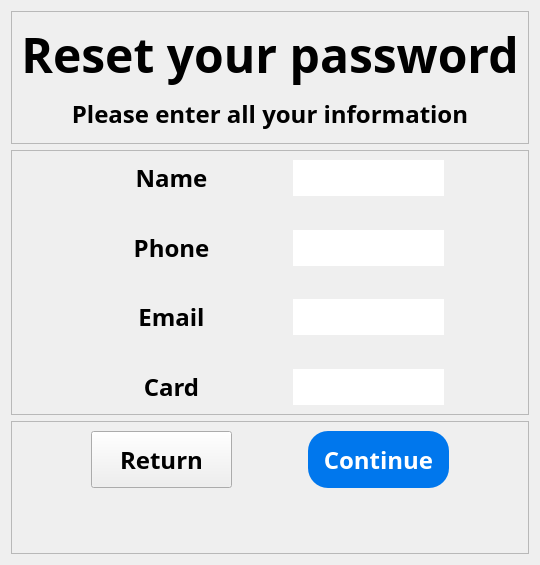
           <widget class="QWidget" name="page">
            <layout class="QVBoxLayout" name="verticalLayout_46" stretch="1,2,1">
             <item>
              <widget class="QFrame" name="frame_77">
               <property name="frameShape">
                <enum>QFrame::StyledPanel</enum>
               </property>
               <property name="frameShadow">
                <enum>QFrame::Raised</enum>
               </property>
               <layout class="QGridLayout" name="gridLayout_161">
                <item row="0" column="0">
                 <layout class="QGridLayout" name="gridLayout_160">
                  <item row="1" column="0">
                   <widget class="QLabel" name="label_8">
                    <property name="font">
                     <font>
                      <family>Bahnschrift SemiBold</family>
                      <pointsize>18</pointsize>
                      <weight>75</weight>
                      <bold>true</bold>
                     </font>
                    </property>
                    <property name="text">
                     <string>Please enter all your information</string>
                    </property>
                    <property name="alignment">
                     <set>Qt::AlignCenter</set>
                    </property>
                   </widget>
                  </item>
                  <item row="0" column="0">
                   <widget class="QLabel" name="label_21">
                    <property name="font">
                     <font>
                      <family>Bahnschrift SemiBold</family>
                      <pointsize>36</pointsize>
                      <weight>75</weight>
                      <bold>true</bold>
                     </font>
                    </property>
                    <property name="text">
                     <string>Reset your password</string>
                    </property>
                    <property name="alignment">
                     <set>Qt::AlignCenter</set>
                    </property>
                   </widget>
                  </item>
                 </layout>
                </item>
               </layout>
              </widget>
             </item>
             <item>
              <widget class="QFrame" name="frame_76">
               <property name="frameShape">
                <enum>QFrame::StyledPanel</enum>
               </property>
               <property name="frameShadow">
                <enum>QFrame::Raised</enum>
               </property>
               <layout class="QGridLayout" name="gridLayout_159">
                <item row="0" column="0">
                 <layout class="QGridLayout" name="gridLayout_158" columnstretch="2,4,0,4,2">
                  <item row="4" column="1">
                   <widget class="QLabel" name="label_72">
                    <property name="font">
                     <font>
                      <family>Bahnschrift SemiBold</family>
                      <pointsize>18</pointsize>
                      <weight>75</weight>
                      <bold>true</bold>
                     </font>
                    </property>
                    <property name="text">
                     <string>Email</string>
                    </property>
                    <property name="alignment">
                     <set>Qt::AlignCenter</set>
                    </property>
                   </widget>
                  </item>
                  <item row="6" column="1">
                   <widget class="QLabel" name="label_73">
                    <property name="font">
                     <font>
                      <family>Bahnschrift SemiBold</family>
                      <pointsize>18</pointsize>
                      <weight>75</weight>
                      <bold>true</bold>
                     </font>
                    </property>
                    <property name="text">
                     <string>Card</string>
                    </property>
                    <property name="alignment">
                     <set>Qt::AlignCenter</set>
                    </property>
                   </widget>
                  </item>
                  <item row="0" column="4">
                   <spacer name="horizontalSpacer_125">
                    <property name="orientation">
                     <enum>Qt::Horizontal</enum>
                    </property>
                    <property name="sizeHint" stdset="0">
                     <size>
                      <width>40</width>
                      <height>20</height>
                     </size>
                    </property>
                   </spacer>
                  </item>
                  <item row="0" column="3">
                   <widget class="QLineEdit" name="lineEdit">
                    <property name="sizePolicy">
                     <sizepolicy hsizetype="Expanding" vsizetype="Expanding">
                      <horstretch>0</horstretch>
                      <verstretch>0</verstretch>
                     </sizepolicy>
                    </property>
                    <property name="font">
                     <font>
                      <family>Bahnschrift SemiBold</family>
                      <pointsize>18</pointsize>
                      <weight>75</weight>
                      <bold>true</bold>
                     </font>
                    </property>
                    <property name="styleSheet">
                     <string notr="true">QLineEdit{border-radius:20px;}</string>
                    </property>
                    <property name="clearButtonEnabled">
                     <bool>true</bool>
                    </property>
                   </widget>
                  </item>
                  <item row="6" column="3">
                   <widget class="QLineEdit" name="lineEdit_4">
                    <property name="sizePolicy">
                     <sizepolicy hsizetype="Expanding" vsizetype="Expanding">
                      <horstretch>0</horstretch>
                      <verstretch>0</verstretch>
                     </sizepolicy>
                    </property>
                    <property name="font">
                     <font>
                      <family>Bahnschrift SemiBold</family>
                      <pointsize>18</pointsize>
                      <weight>75</weight>
                      <bold>true</bold>
                     </font>
                    </property>
                    <property name="styleSheet">
                     <string notr="true">QLineEdit{border-radius:20px;}</string>
                    </property>
                    <property name="clearButtonEnabled">
                     <bool>true</bool>
                    </property>
                   </widget>
                  </item>
                  <item row="0" column="0">
                   <spacer name="horizontalSpacer_123">
                    <property name="orientation">
                     <enum>Qt::Horizontal</enum>
                    </property>
                    <property name="sizeHint" stdset="0">
                     <size>
                      <width>40</width>
                      <height>20</height>
                     </size>
                    </property>
                   </spacer>
                  </item>
                  <item row="0" column="2">
                   <spacer name="horizontalSpacer_124">
                    <property name="orientation">
                     <enum>Qt::Horizontal</enum>
                    </property>
                    <property name="sizeHint" stdset="0">
                     <size>
                      <width>40</width>
                      <height>20</height>
                     </size>
                    </property>
                   </spacer>
                  </item>
                  <item row="3" column="1">
                   <spacer name="verticalSpacer_67">
                    <property name="orientation">
                     <enum>Qt::Vertical</enum>
                    </property>
                    <property name="sizeHint" stdset="0">
                     <size>
                      <width>20</width>
                      <height>40</height>
                     </size>
                    </property>
                   </spacer>
                  </item>
                  <item row="2" column="3">
                   <widget class="QLineEdit" name="lineEdit_2">
                    <property name="sizePolicy">
                     <sizepolicy hsizetype="Expanding" vsizetype="Expanding">
                      <horstretch>0</horstretch>
                      <verstretch>0</verstretch>
                     </sizepolicy>
                    </property>
                    <property name="font">
                     <font>
                      <family>Bahnschrift SemiBold</family>
                      <pointsize>18</pointsize>
                      <weight>75</weight>
                      <bold>true</bold>
                     </font>
                    </property>
                    <property name="styleSheet">
                     <string notr="true">QLineEdit{border-radius:20px;}</string>
                    </property>
                    <property name="clearButtonEnabled">
                     <bool>true</bool>
                    </property>
                   </widget>
                  </item>
                  <item row="0" column="1">
                   <widget class="QLabel" name="label_70">
                    <property name="font">
                     <font>
                      <family>Bahnschrift SemiBold</family>
                      <pointsize>18</pointsize>
                      <weight>75</weight>
                      <bold>true</bold>
                     </font>
                    </property>
                    <property name="text">
                     <string>Name</string>
                    </property>
                    <property name="alignment">
                     <set>Qt::AlignCenter</set>
                    </property>
                   </widget>
                  </item>
                  <item row="4" column="3">
                   <widget class="QLineEdit" name="lineEdit_3">
                    <property name="sizePolicy">
                     <sizepolicy hsizetype="Expanding" vsizetype="Expanding">
                      <horstretch>0</horstretch>
                      <verstretch>0</verstretch>
                     </sizepolicy>
                    </property>
                    <property name="font">
                     <font>
                      <family>Bahnschrift SemiBold</family>
                      <pointsize>18</pointsize>
                      <weight>75</weight>
                      <bold>true</bold>
                     </font>
                    </property>
                    <property name="styleSheet">
                     <string notr="true">QLineEdit{border-radius:20px;}</string>
                    </property>
                    <property name="clearButtonEnabled">
                     <bool>true</bool>
                    </property>
                   </widget>
                  </item>
                  <item row="1" column="1">
                   <spacer name="verticalSpacer_66">
                    <property name="orientation">
                     <enum>Qt::Vertical</enum>
                    </property>
                    <property name="sizeHint" stdset="0">
                     <size>
                      <width>20</width>
                      <height>40</height>
                     </size>
                    </property>
                   </spacer>
                  </item>
                  <item row="2" column="1">
                   <widget class="QLabel" name="label_71">
                    <property name="font">
                     <font>
                      <family>Bahnschrift SemiBold</family>
                      <pointsize>18</pointsize>
                      <weight>75</weight>
                      <bold>true</bold>
                     </font>
                    </property>
                    <property name="text">
                     <string>Phone</string>
                    </property>
                    <property name="alignment">
                     <set>Qt::AlignCenter</set>
                    </property>
                   </widget>
                  </item>
                  <item row="5" column="1">
                   <spacer name="verticalSpacer_68">
                    <property name="orientation">
                     <enum>Qt::Vertical</enum>
                    </property>
                    <property name="sizeHint" stdset="0">
                     <size>
                      <width>20</width>
                      <height>40</height>
                     </size>
                    </property>
                   </spacer>
                  </item>
                 </layout>
                </item>
               </layout>
              </widget>
             </item>
             <item>
              <widget class="QFrame" name="frame_75">
               <property name="frameShape">
                <enum>QFrame::StyledPanel</enum>
               </property>
               <property name="frameShadow">
                <enum>QFrame::Raised</enum>
               </property>
               <layout class="QGridLayout" name="gridLayout_157">
                <item row="0" column="0">
                 <layout class="QGridLayout" name="gridLayout_156" columnstretch="2,4,2,4,2">
                  <item row="0" column="2">
                   <spacer name="horizontalSpacer_127">
                    <property name="orientation">
                     <enum>Qt::Horizontal</enum>
                    </property>
                    <property name="sizeHint" stdset="0">
                     <size>
                      <width>40</width>
                      <height>20</height>
                     </size>
                    </property>
                   </spacer>
                  </item>
                  <item row="0" column="3">
                   <widget class="QPushButton" name="pushButton_4">
                    <property name="sizePolicy">
                     <sizepolicy hsizetype="Minimum" vsizetype="Expanding">
                      <horstretch>0</horstretch>
                      <verstretch>0</verstretch>
                     </sizepolicy>
                    </property>
                    <property name="font">
                     <font>
                      <family>Bahnschrift SemiBold</family>
                      <pointsize>18</pointsize>
                      <weight>75</weight>
                      <bold>true</bold>
                     </font>
                    </property>
                    <property name="styleSheet">
                     <string notr="true">QPushButton{background-color: rgb(0, 119, 237); border-radius:20px; color:rgb(255,255,255);}</string>
                    </property>
                    <property name="text">
                     <string>Continue</string>
                    </property>
                   </widget>
                  </item>
                  <item row="0" column="4">
                   <spacer name="horizontalSpacer_128">
                    <property name="orientation">
                     <enum>Qt::Horizontal</enum>
                    </property>
                    <property name="sizeHint" stdset="0">
                     <size>
                      <width>40</width>
                      <height>20</height>
                     </size>
                    </property>
                   </spacer>
                  </item>
                  <item row="0" column="1">
                   <widget class="QPushButton" name="pushButton_3">
                    <property name="sizePolicy">
                     <sizepolicy hsizetype="Minimum" vsizetype="Expanding">
                      <horstretch>0</horstretch>
                      <verstretch>0</verstretch>
                     </sizepolicy>
                    </property>
                    <property name="font">
                     <font>
                      <family>Bahnschrift SemiBold</family>
                      <pointsize>18</pointsize>
                      <weight>75</weight>
                      <bold>true</bold>
                     </font>
                    </property>
                    <property name="text">
                     <string>Return</string>
                    </property>
                   </widget>
                  </item>
                  <item row="0" column="0">
                   <spacer name="horizontalSpacer_126">
                    <property name="orientation">
                     <enum>Qt::Horizontal</enum>
                    </property>
                    <property name="sizeHint" stdset="0">
                     <size>
                      <width>40</width>
                      <height>20</height>
                     </size>
                    </property>
                   </spacer>
                  </item>
                  <item row="1" column="1">
                   <spacer name="verticalSpacer_69">
                    <property name="orientation">
                     <enum>Qt::Vertical</enum>
                    </property>
                    <property name="sizeHint" stdset="0">
                     <size>
                      <width>20</width>
                      <height>40</height>
                     </size>
                    </property>
                   </spacer>
                  </item>
                 </layout>
                </item>
               </layout>
              </widget>
             </item>
            </layout>
           </widget>
